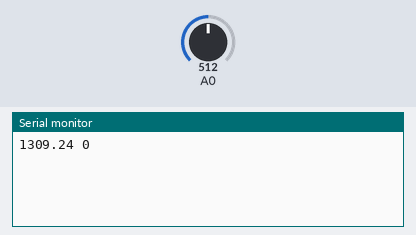
Simulated run of this sketch. Board: Arduino Uno, built with avr-gcc and run on an emulated ATmega328P. Shown: the last lines printed to the serial monitor. The test bench sets the inputs (shaded band); at power-on: A0 = 512.

Above: at 1.2 s.
1.3 s: A0 set to 716
At 1.6 s:
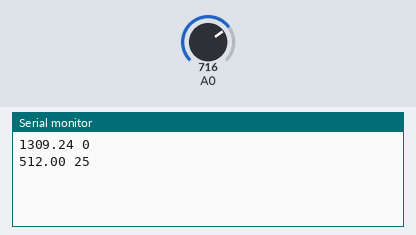
2.8 s: A0 set to 900
At 4.8 s:
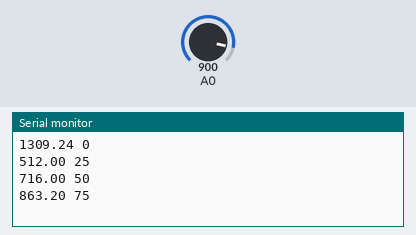
Timing chart, 0 to 6.3 s (numbered marks = the images above; inputs shaded):
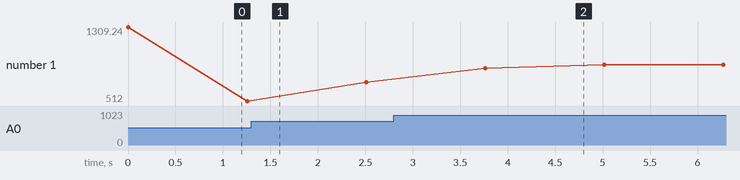

The sketch:

DataReadAverage.ino
```cpp
#define alpha 0.8

void setup() {
  Serial.begin(9600);
}

void loop() {
  static int counter = 0;
  int nSamps = 25;
  int value[nSamps];
  value[counter%nSamps] = analogRead(0);

  if(counter%nSamps==0){
    double average = 0;
    for(int i=0; i<nSamps; i++){
      average = average + value[i];
    }
    average = average / (double)nSamps;

    Serial.println(String(average) + " " + String(counter));
  }

  //Serial.println(String(value[counter%nSamps]));
  counter++;
  delay(50);
}
```

Measured:
- after the input at 2.8 s, the serial monitor: prints a new line after 0.96 s (image 2)
- plotted number 1: 512 → 716 after the input at 1.3 s, 716 → 900 after the input at 2.8 s
